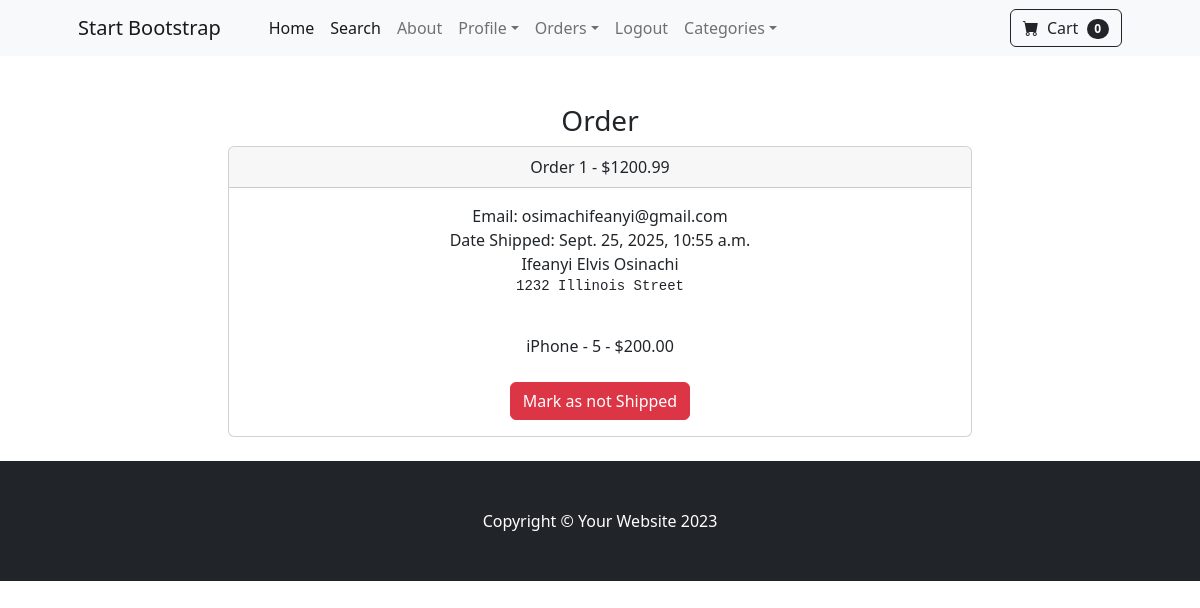
The page /payment/orders/1 (signed in) on the database as committed earlier.
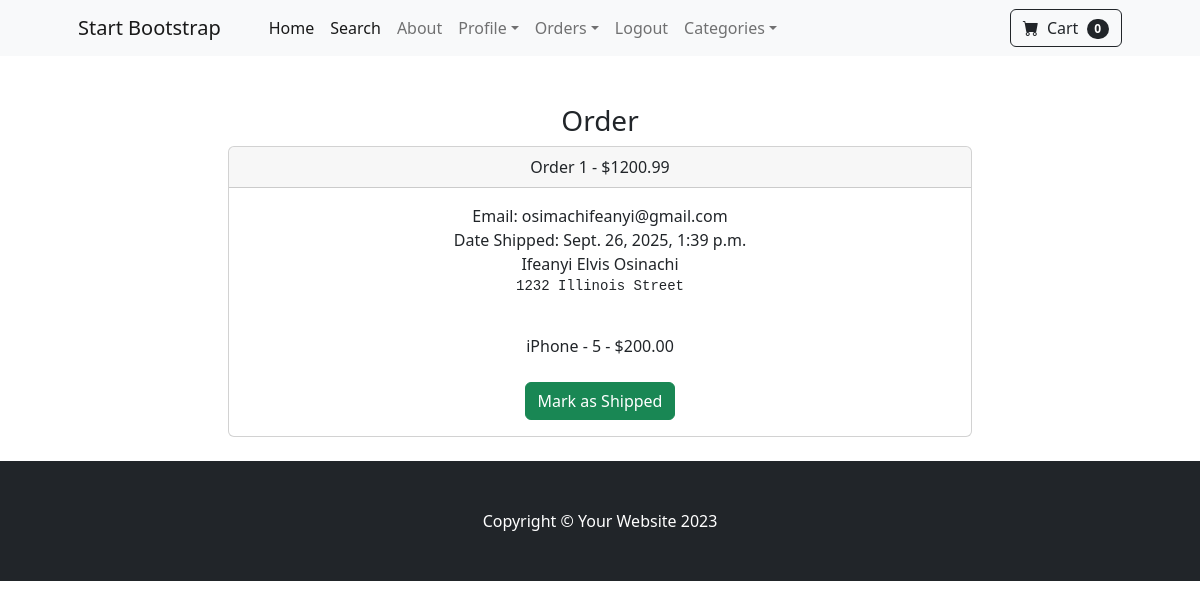
The same page on the database as committed later.
### payment/models.py (models this page shows, shortened)
class Order(models.Model):
    user = models.ForeignKey(User, on_delete = models.CASCADE, null = True, blank = True)
    full_name = models.CharField(max_length=250)
    email = models.EmailField(max_length=250)
    shipping_address = models.TextField(max_length=15000)
    amount_paid = models.DecimalField(max_digits=10, decimal_places=2)
    date_ordered = models.DateTimeField(auto_now_add=True)
    shipped = models.BooleanField(default = False)
    date_shipped = models.DateTimeField( blank = True, null = True )

### payment/views.py (the view, shortened to what this page needs)
# urls.py: path("orders/<int:pk>", views.orders, name = 'orders' ),
def orders(request, pk):
    if request.user.is_authenticated and request.user.is_superuser:
        order = Order.objects.get(id = pk)
        items = OrderItem.objects.filter(order = pk)
        return render(request, 'payment/orders.html', {'order': order, 'items': items})
    else:
        messages.success(request, "Access Denied")
        return redirect('home')

### cart/cart.py (called while the page is built)
    def __len__(self):
        return len(self.cart)

### cart/context_processors.py (called while the page is built)
def cart(requests):
    return {'cart' : Cart(requests)}

### store/models.py (called while the page is built)
    def __str__(self):
        return self.name

### payment/templates/payment/orders.html (shortened to what this page needs)
{% extends 'base.html' %}
{% block content %}
<div class ="container">
    <div class="row">
        <center>
            <div class = "col-8">
                <br><br>
                <h3>Order</h3>
                <div class="card">
                    <div class="card-header">
                        Order {{ order.id }} - ${{order.amount_paid}}
                    </div>
                    <div class="card-body">
                        Email:  {{ order.email }} <br>
                        {% if order.date_shipped %}
                        Date Shipped: {{ order.date_shipped }}
                        {% else %}
                        Date Ordered: {{ order.date_ordered }}
                        {% endif %}
                        <br>
                        {{order.full_name}} <br>
                        <pre>{{order.shipping_address}}
                        </pre>
                        {% for  item in items %}
                            {{ item.product }} - {{ item.quantity }} - ${{ item.price }}
                        {% endfor %}
                        <br><br>
                        {% if not order.shipped %}
                            <form method = "POST">
                                <button type = 'Submit' class = 'btn btn-success'> Mark as Shipped </button>
                            </form>
                        {% else %}
                            <form method = "POST">
                                <button type = 'Submit' class = 'btn btn-danger'> Mark as not Shipped </button>
                            </form>
                        {% endif %}
                    </div>
                </div>
                <br>
            </div>
        </center>
    </div>
</div>
{% endblock %}

Rows that differ between the two databases and show on the page:
changed Order "osimachifeanyi@gmail.com": date_shipped "Sept. 25, 2025, 10:55 a.m." → "Sept. 26, 2025, 1:39 p.m."; shipped True → False (drawn)
Other text that changed with them:
text no longer shown: "Mark as not Shipped"
text now shown: "Mark as Shipped"
